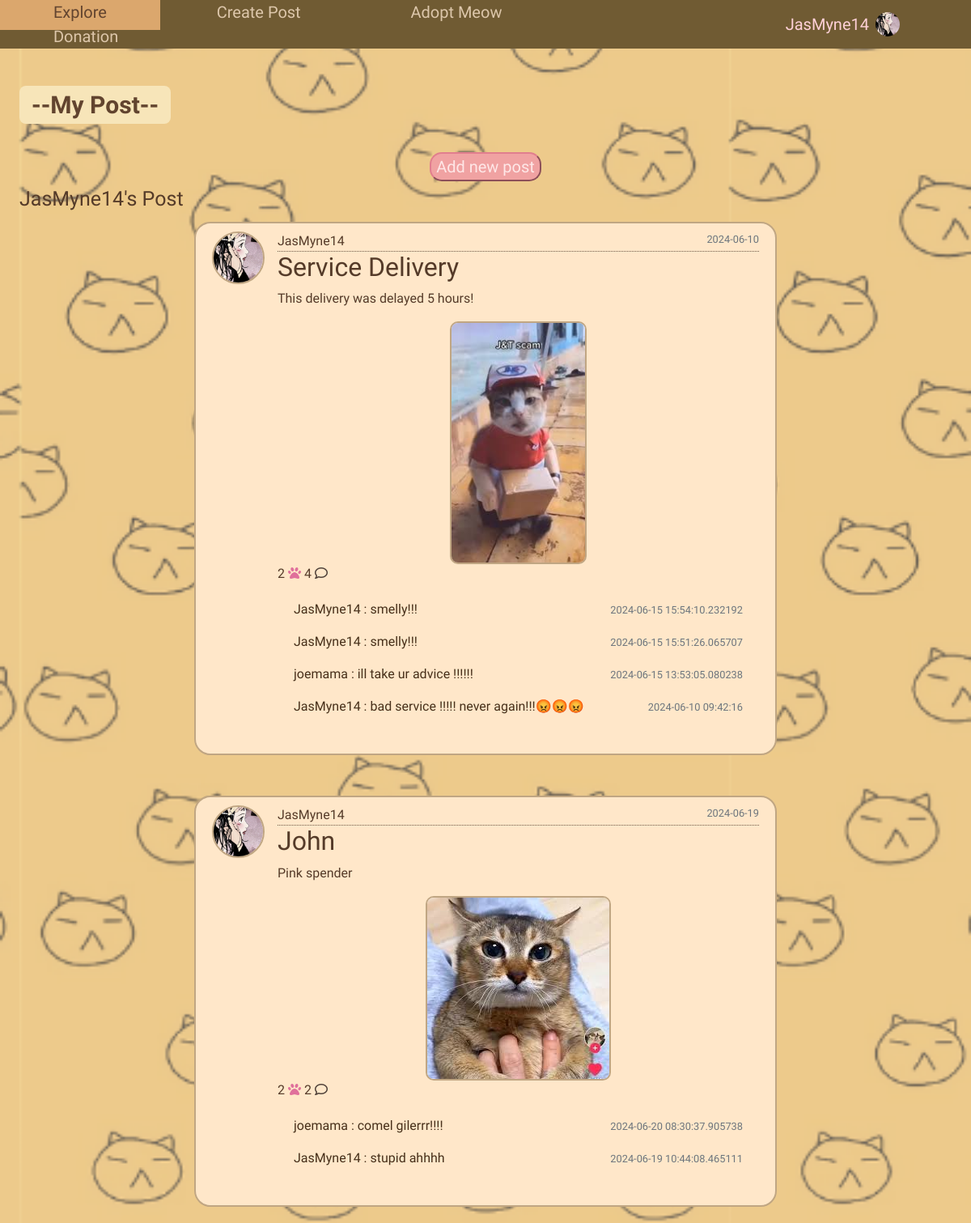
Screenshot of /user_posts (signed in) with the database file from the repository.
### home/models.py (models this page shows, shortened)
class User(db.Model, UserMixin):
    id = db.Column(db.Integer, primary_key=True)
    fullname = db.Column(db.String(120), unique=True, nullable=False)
    email = db.Column(db.String(20), unique=True, nullable=False)
    username = db.Column(db.String(120), unique=True, nullable=False)
    password1 = db.Column(db.String(255), nullable=False)
    password2 = db.Column(db.String(255), nullable=False)
    state = db.Column(db.String(120), nullable=False)
    phonenumber = db.Column(db.String(20), unique=True, nullable=False)
    profile_pic = db.Column(db.String(255), nullable=True)
    unread_notification_count = db.Column(db.Integer, default=0)
    posts = db.relationship('Post', backref='author', lazy=True)
    comments = db.relationship('Comment', backref='author', lazy=True)
    likes = db.relationship('Like', backref='author', lazy=True)
    cats = db.relationship('Cat', backref='owner', lazy=True)
    adoption_notification = db.relationship('AdoptionNotification', backref='cat', lazy=True)

class Post(db.Model):
    id = db.Column(db.Integer, primary_key = True)
    title = db.Column(db.String(255), nullable =False)
    content = db.Column(db.Text, nullable=False)
    date = db.Column(db.DateTime(timezone=True), nullable=False, default=datetime.utcnow)
    user_id = db.Column(db.Integer, db.ForeignKey('user.id'), nullable=False)
    file = db.Column(db.String(255), nullable=True)
    comments = db.relationship('Comment', backref='post', lazy=True, cascade="all, delete-orphan")
    likes = db.relationship('Like', backref='post', lazy=True, cascade="all, delete-orphan")

class Comment(db.Model):
    id = db.Column(db.Integer, primary_key = True)
    text = db.Column(db.String(200), nullable=False)
    date = db.Column(db.DateTime(timezone=True), nullable=False, default=datetime.utcnow)
    user_id = db.Column(db.Integer, db.ForeignKey('user.id', ondelete='CASCADE'), nullable=False)
    post_id = db.Column(db.Integer, db.ForeignKey('post.id'), nullable=False)

### home/views.py (the view)
@views.route('/user_posts')
def user_posts():
    profile_pic= url_for('static', filename='default.jpg')
    if current_user.is_authenticated and current_user.profile_pic is not None:
        profile_pic = url_for('static', filename='profile_pics/' + current_user.profile_pic)
    user_posts = Post.query.filter_by(author=current_user).all()
    return render_template('user_posts.html', posts=user_posts, profile_pic=profile_pic)

### home/templates/user_posts.html (shortened to what this page needs)
<!DOCTYPE html>
<html>
<head>
  <link rel="stylesheet" href="https://maxcdn.bootstrapcdn.com/bootstrap/4.0.0/css/bootstrap.min.css">
  <link rel='stylesheet' type='text/css' media='screen' href="{{url_for('static',filename='main.css')}}">
  <div class="navigation">
    <div class="topnav">
      <a href="/mainpage">Explore</a>
      <a href="/createpost">Create Post</a>
      <a href="/adoptmeow">Adopt Meow</a>
      <a href="/donation">Donation</a>
    </div>
    <div class="dropdown">
      <button class="dropbtn">
        {{ current_user.username }}
        <img src="{{ profile_pic }}" class="profilepic">
      </button>
    </div>
  </div>
</head>
<body class="post-page">
    <br />
    <div class="mypost-content">
        <p class="profileheader">--My Post--</p>
        <p class="username">{{current_user.username}}'s Post</p>
        <a href="/createpost"><button class="addpostbtn">Add new post</button></a>
    </div>
    <div class="post-content">
        {% for post in posts %}
        <article class="media content-section">
          {% if post.author.profile_pic %}
          <img class="rounded-circle article-img" src="{{ url_for('static', filename='profile_pics/'+ post.author.profile_pic) }}">
          {% else %}
          <img class="rounded-circle article-img" src="{{ url_for('static', filename='default.jpg') }}">
          {% endif %}
          <div class="media-body">
            <div class="article-metadata">
              <a class="mr-2">{{ post.author.username }}</a>
              <small class="text-muted">{{ post.date.strftime('%Y-%m-%d') }}</small>
            </div>
            <h2><a class="article-title" href="{{ url_for('views.post', post_id=post.id) }}">{{ post.title }}</a></h2>
            <p class="article-content">{{ post.content }}</p>
            <div class="post-image">
              {% if post.file %}
                  <img src="{{ post.file }}" alt="uploaded image">
              {% endif %}
            </div>
            <div class="icons-btn">
              {{ post.likes|length }}
              {% if current_user in post.likes|map(attribute="author")|list %}
              <a href="/like-post/{{post.id}}"><i class="fa-sharp fa-solid fa-paw" style="color: #e0709b;"></i></a>
              {% else %}
              <a href="/like-post/{{post.id}}"><i class="fa-regular fa-heart" style="color: #4f4139;"></i></a>
              {% endif %}
              <span>
              {{ post.comments|length }}
              <a href="/{{post.id}}"><i class="fa-regular fa-comment" style="color: #4f4139;"></i></a>
            </div>
            <div class="text-body">
              <div class="" id="comments-{{post.id}}">
                  <div class="card-body" id="comments-expanded-{{post.id}}">
                      {% for comment in post.comments[-5:]|reverse %}
                      <div class="d-flex justify-content-between align-item-center">
                          <div>
                              <p>{{comment.author.username}} :
                              {{comment.text}}</p>
                          </div>
                          <div>
                              <small class="text-muted">{{comment.date}}</small>
                          </div>
                      </div>
                      {% endfor %}
                  </div>
              </div>
            </div>
      </div>
        </article>
    {% endfor %}
    </div>
</body>
</html>

### home/static/main.css (style rules this page uses)
body { margin: 0; padding: 0; overflow-x: hidden; background-color: #ffdc9c; margin-top: 9%; font-family: 'Short Stack'; }
.navigation { display: flex; justify-content: space-between; align-items: center; padding: 0px; position: fixed; top: 0px; width: 100%; background-color: #705b33; z-index: 1; width: 100%; }
.topnav { background-color: #705b33; flex-grow: 1; color: #f9e4c5; }
.topnav a { text-align: center; padding: 10px 7.4%; text-decoration: none; font-size: 20px; color:#ddc7ab; }
.topnav::after { content: ""; display: table; clear: both; }
.dropdown { position: relative; background-color: #705b33; }
.dropbtn { display: flex; align-items: center; background-color: #705b33; color: rgb(255, 209, 216); padding: 2.1% 80px; font-size: 20px; border: none; cursor: pointer; text-decoration: none; }
.profileheader { color: #62442f; font-size: 30px; padding: 1px 15px; position: absolute; z-index: 0; top: 7%; left: 2%; font-weight: bold; background-color: #f7e5b9; border-radius: 8px; }
.username { padding-left: 2%; font-size: 25px; top: 15%; position: absolute; }
.content-section { background: #ffe7c9; padding: 10px 20px; border: 2px solid #c0a683; border-radius: 20px; margin-top: 50px; margin-bottom: 20px; margin-left: 20%; margin-right: 20%; }
.article-title { color: #553b29; }
.article-content { white-space: pre-line; }
.article-img { height: 65px; width: 65px; margin-right: 16px; }
.article-metadata a { color:#82443c; padding-bottom: 1px; margin-bottom: 4px; }
.article-metadata { border-bottom: 1px dotted #6c5a47 }
.rounded-circle { border: #c0a683 solid 2px; }
.post-image img { border: #c0a683 solid 2px; border-radius: 10px; }
.post-image { display:flex; align-items: center; justify-content: center; }
.article-metadata small { float:right; color:#47301a; }
.text-body, .card-body a { color:#47301a; }
.post-page { background-image: url('photos/catbg6.png'); background-size: cover; background-position: center; background-attachment: fixed; margin: 0; padding-top: 80px; color: #553b29; }
.post-image img { max-width: 500px; max-height: 300px; }
.addpostbtn { background-color: #f0a2a2; border-color: #e17e8e; border-radius: 15px; margin: auto; justify-content: center; text-decoration: none; font-size: 20px; color: #fee7e7; display: flex; cursor: pointer; margin-top: 7%; }
.profilepic { width: 30px; height: 30px; border-radius: 50%; margin-right: 8px; margin-left: 8px; }

### rows the page displays
User: username "JasMyne14"
Post: profile_pic (picture), author.username "JasMyne14", date "2024-06-10", title "Service Delivery", content "This delivery was delayed 5 hours!", file (picture), likes|length "2", comments|length "4"
Comment: author.username "JasMyne14", text "smelly!!!", date "2024-06-15 15:54:10.232192"
Comment: author.username "JasMyne14", text "smelly!!!", date "2024-06-15 15:51:26.065707"
Comment: author.username "joemama", text "ill take ur advice !!!!!!", date "2024-06-15 13:53:05.080238"
Comment: author.username "JasMyne14", text "bad service !!!!! never again!!!😡😡😡", date "2024-06-10 09:42:16"
Post: profile_pic (picture), author.username "JasMyne14", date "2024-06-19", title "John", content "Pink spender", file (picture), likes|length "2", comments|length "2"
Comment: author.username "joemama", text "comel gilerrr!!!!", date "2024-06-20 08:30:37.905738"
Comment: author.username "JasMyne14", text "stupid ahhhh", date "2024-06-19 10:44:08.465111"
